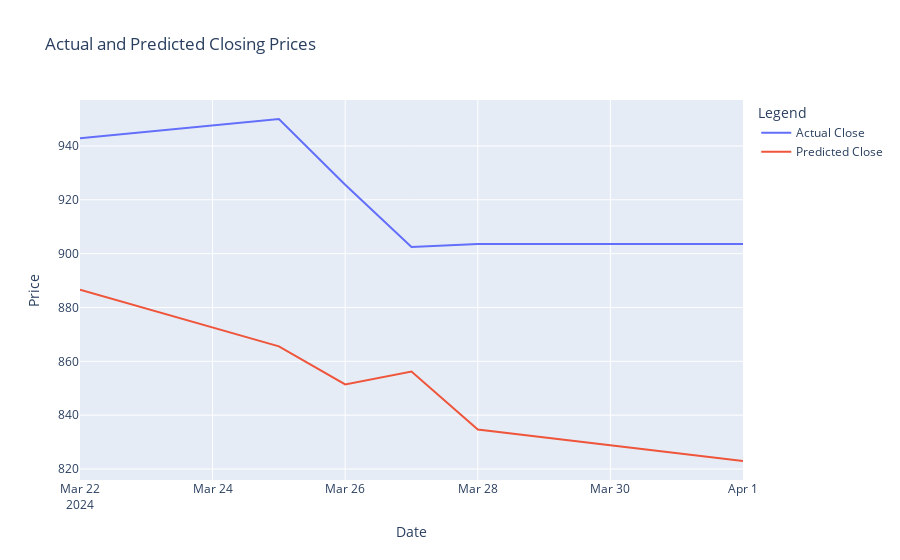

Here is the notebook cell this chart was saved with:
### Code cell
import plotly.graph_objs as go

# Create Plotly Scatter objects
trace1 = go.Scatter(
    x=merged_df.index,
    y=merged_df['Close'],
    mode='lines',
    name='Actual Close'
)

trace2 = go.Scatter(
    x=merged_df.index,
    y=merged_df['Predicted_Close'],
    mode='lines',
    name='Predicted Close'
)

# Create and show the combined graph
fig = go.Figure(data=[trace1, trace2])
fig.update_layout(
    title='Actual and Predicted Closing Prices',
    xaxis_title='Date',
    yaxis_title='Price',
    legend_title='Legend'
)

fig.show()

### Figure 1 — Plotly figure (JSON) as saved in the notebook; plotly's stock layout.template omitted (floating-point values rounded to 4 significant figures)
{"data": [{"mode": "lines", "name": "Actual Close", "type": "scatter", "x": ["2024-03-22T00:00:00", "2024-03-25T00:00:00", "2024-03-26T00:00:00", "2024-03-27T00:00:00", "2024-03-28T00:00:00", "2024-04-01T00:00:00"], "y": [942.9, 950.0, 925.6, 902.5, 903.6, 903.6]}, {"mode": "lines", "name": "Predicted Close", "type": "scatter", "x": ["2024-03-22T00:00:00", "2024-03-25T00:00:00", "2024-03-26T00:00:00", "2024-03-27T00:00:00", "2024-03-28T00:00:00", "2024-04-01T00:00:00"], "y": [886.6, 865.6, 851.4, 856.2, 834.7, 823.0]}], "layout": {"autosize": true, "legend": {"title": {"text": "Legend"}}, "title": {"text": "Actual and Predicted Closing Prices"}, "xaxis": {"autorange": true, "range": ["2024-03-22", "2024-04-01"], "title": {"text": "Date"}, "type": "date"}, "yaxis": {"autorange": true, "range": [815.9, 957.1], "title": {"text": "Price"}, "type": "linear"}}}
